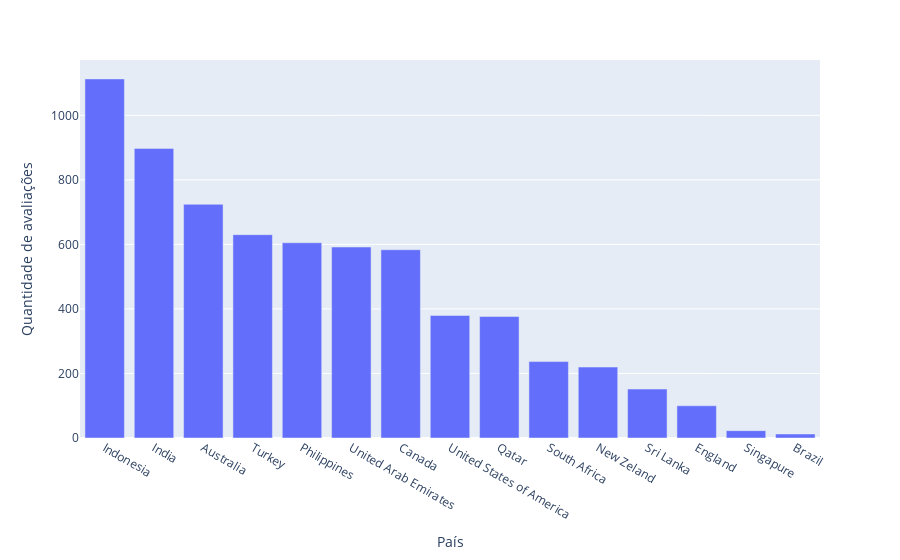

Here is the notebook cell this chart was saved with:
### Code cell
# Média de avaliações feitas por país

colunas = ['Votes', 'Country Code']

df1 = df.loc[:, colunas].groupby(['Country Code']).mean().reset_index()
df1['País'] = df1['Country Code'].apply(country_name)
df1 = df1.drop(['Country Code'], axis=1)
df1 = df1.sort_values('Votes', ascending = False)
df1 = df1.rename(columns={'Votes' : 'Quantidade de avaliações'})
px.bar(df1, x='País', y='Quantidade de avaliações')

### Figure 1 — Plotly figure (JSON) as saved in the notebook; plotly's stock layout.template omitted (floating-point values rounded to 4 significant figures)
{"data": [{"alignmentgroup": "True", "hovertemplate": "País=%{x}<br>Quantidade de avaliações=%{y}<extra></extra>", "legendgroup": "", "marker": {"color": "#636efa", "pattern": {"shape": ""}}, "name": "", "offsetgroup": "", "orientation": "v", "showlegend": false, "textposition": "auto", "type": "bar", "x": ["Indonesia", "India", "Australia", "Turkey", "Philippines", "United Arab Emirates", "Canada", "United States of America", "Qatar", "South Africa", "New Zeland", "Sri Lanka", "England", "Singapure", "Brazil"], "xaxis": "x", "y": [1113.0, 897.5, 724.2, 630.1, 605.0, 591.9, 583.4, 379.8, 376.3, 236.8, 219.8, 151.7, 99.89, 22.77, 12.4], "yaxis": "y"}], "layout": {"autosize": true, "barmode": "relative", "legend": {"tracegroupgap": 0}, "margin": {"t": 60}, "xaxis": {"anchor": "y", "autorange": true, "domain": [0, 1], "range": [-0.5, 14.5], "title": {"text": "País"}, "type": "category"}, "yaxis": {"anchor": "x", "autorange": true, "domain": [0, 1], "range": [0, 1171.0], "title": {"text": "Quantidade de avaliações"}, "type": "linear"}}}
